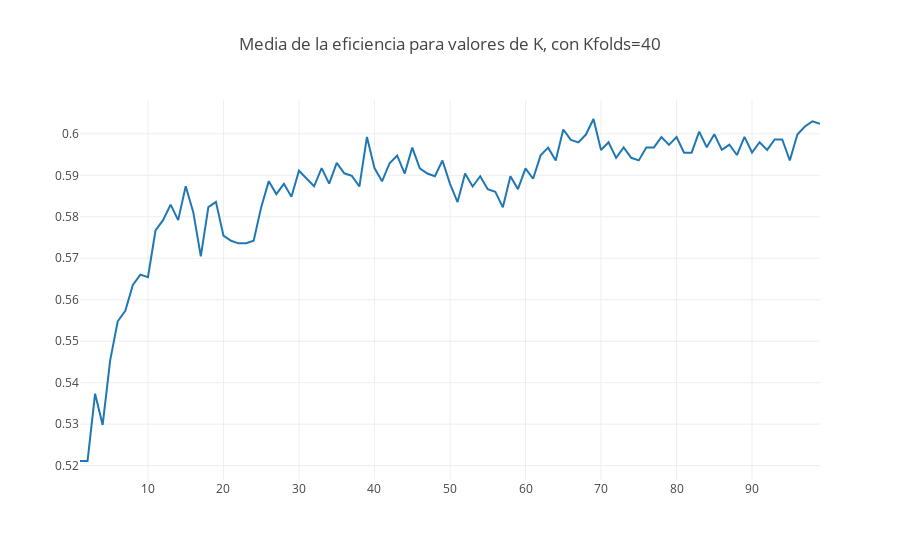

Notebook cell for this chart:
### Code cell
dataG = [go.Scatter(
            x=list(range(1,MaxK)),
            y=foldMean
    )]
iplot({'data':dataG, 
       'layout': {'title': 'Media de la eficiencia para valores de K, con Kfolds=40'}})
